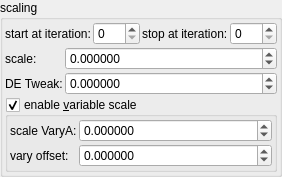
    <widget class="QGroupBox" name="groupBox_9">
     <property name="title">
      <string>scaling</string>
     </property>
     <layout class="QVBoxLayout" name="verticalLayout_13" stretch="0,0,0">
      <property name="spacing">
       <number>2</number>
      </property>
      <property name="leftMargin">
       <number>2</number>
      </property>
      <property name="topMargin">
       <number>2</number>
      </property>
      <property name="rightMargin">
       <number>2</number>
      </property>
      <property name="bottomMargin">
       <number>2</number>
      </property>
      <item>
       <layout class="QHBoxLayout" name="horizontalLayout_6" stretch="0,1,0,1">
        <item>
         <widget class="QLabel" name="label_91">
          <property name="text">
           <string>start at iteration:</string>
          </property>
         </widget>
        </item>
        <item>
         <widget class="MySpinBox" name="spinboxInt_transf_start_iterations_E">
          <property name="sizePolicy">
           <sizepolicy hsizetype="Minimum" vsizetype="Maximum">
            <horstretch>0</horstretch>
            <verstretch>0</verstretch>
           </sizepolicy>
          </property>
          <property name="minimum">
           <number>0</number>
          </property>
          <property name="maximum">
           <number>999</number>
          </property>
          <property name="value">
           <number>0</number>
          </property>
         </widget>
        </item>
        <item>
         <widget class="QLabel" name="label_63">
          <property name="text">
           <string>stop at iteration:</string>
          </property>
         </widget>
        </item>
        <item>
         <widget class="MySpinBox" name="spinboxInt_transf_stop_iterations_E">
          <property name="sizePolicy">
           <sizepolicy hsizetype="Preferred" vsizetype="Maximum">
            <horstretch>0</horstretch>
            <verstretch>0</verstretch>
           </sizepolicy>
          </property>
          <property name="maximum">
           <number>999</number>
          </property>
         </widget>
        </item>
       </layout>
      </item>
      <item>
       <layout class="QGridLayout" name="gridLayout_29" columnstretch="0,1">
        <property name="spacing">
         <number>2</number>
        </property>
        <item row="0" column="0">
         <widget class="QLabel" name="label_8">
          <property name="text">
           <string>scale:</string>
          </property>
         </widget>
        </item>
        <item row="1" column="0">
         <widget class="QLabel" name="label_152">
          <property name="text">
           <string>DE Tweak:</string>
          </property>
         </widget>
        </item>
        <item row="0" column="1">
         <widget class="MyDoubleSpinBox" name="spinbox_transf_scale_1">
          <property name="sizePolicy">
           <sizepolicy hsizetype="Minimum" vsizetype="Maximum">
            <horstretch>0</horstretch>
            <verstretch>0</verstretch>
           </sizepolicy>
          </property>
          <property name="prefix">
           <string/>
          </property>
          <property name="suffix">
           <string/>
          </property>
          <property name="decimals">
           <number>6</number>
          </property>
          <property name="minimum">
           <double>-99.989999999999995</double>
          </property>
          <property name="maximum">
           <double>99.989999999999995</double>
          </property>
          <property name="singleStep">
           <double>0.100000000000000</double>
          </property>
         </widget>
        </item>
        <item row="1" column="1">
         <widget class="MyDoubleSpinBox" name="spinbox_analyticDE_offset_0">
          <property name="sizePolicy">
           <sizepolicy hsizetype="Minimum" vsizetype="Maximum">
            <horstretch>0</horstretch>
            <verstretch>0</verstretch>
           </sizepolicy>
          </property>
          <property name="prefix">
           <string/>
          </property>
          <property name="suffix">
           <string/>
          </property>
          <property name="decimals">
           <number>6</number>
          </property>
          <property name="minimum">
           <double>-99.989999999999995</double>
          </property>
          <property name="maximum">
           <double>99.989999999999995</double>
          </property>
          <property name="singleStep">
           <double>0.100000000000000</double>
          </property>
         </widget>
        </item>
       </layout>
      </item>
      <item>
       <widget class="MyGroupBox" name="groupCheck_transf_function_enabledK_false">
        <property name="title">
         <string>enable &amp;variable scale</string>
        </property>
        <property name="checkable">
         <bool>true</bool>
        </property>
        <layout class="QVBoxLayout" name="verticalLayout_15" stretch="0">
         <property name="spacing">
          <number>2</number>
         </property>
         <property name="leftMargin">
          <number>2</number>
         </property>
         <property name="topMargin">
          <number>2</number>
         </property>
         <property name="rightMargin">
          <number>2</number>
         </property>
         <property name="bottomMargin">
          <number>2</number>
         </property>
         <item>
          <layout class="QGridLayout" name="gridLayout_30" columnstretch="0,1">
           <property name="spacing">
            <number>2</number>
           </property>
           <item row="0" column="0">
            <widget class="QLabel" name="label_145">
             <property name="text">
              <string>scale VaryA:</string>
             </property>
            </widget>
           </item>
           <item row="1" column="0">
            <widget class="QLabel" name="label_150">
             <property name="text">
              <string>vary offset:</string>
             </property>
            </widget>
           </item>
           <item row="0" column="1">
            <widget class="MyDoubleSpinBox" name="spinbox_transf_scale_vary_0">
             <property name="sizePolicy">
              <sizepolicy hsizetype="Minimum" vsizetype="Maximum">
               <horstretch>0</horstretch>
               <verstretch>0</verstretch>
              </sizepolicy>
             </property>
             <property name="prefix">
              <string/>
             </property>
             <property name="suffix">
              <string/>
             </property>
             <property name="decimals">
              <number>6</number>
             </property>
             <property name="minimum">
              <double>-99.989999999999995</double>
             </property>
             <property name="maximum">
              <double>99.989999999999995</double>
             </property>
             <property name="singleStep">
              <double>0.010000000000000</double>
             </property>
            </widget>
           </item>
           <item row="1" column="1">
            <widget class="MyDoubleSpinBox" name="spinbox_transf_scaleC_1">
             <property name="sizePolicy">
              <sizepolicy hsizetype="Minimum" vsizetype="Maximum">
               <horstretch>0</horstretch>
               <verstretch>0</verstretch>
              </sizepolicy>
             </property>
             <property name="prefix">
              <string/>
             </property>
             <property name="suffix">
              <string/>
             </property>
             <property name="decimals">
              <number>6</number>
             </property>
             <property name="minimum">
              <double>-99.989999999999995</double>
             </property>
             <property name="maximum">
              <double>99.989999999999995</double>
             </property>
             <property name="singleStep">
              <double>0.100000000000000</double>
             </property>
            </widget>
           </item>
          </layout>
         </item>
        </layout>
       </widget>
      </item>
     </layout>
    </widget>
